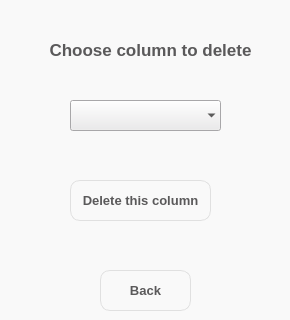
     <widget class="QWidget" name="del_col_page">
      <property name="styleSheet">
       <string notr="true">background-color: rgb(249,249,249);</string>
      </property>
      <widget class="QPushButton" name="back_dim_red">
       <property name="geometry">
        <rect>
         <x>100</x>
         <y>270</y>
         <width>91</width>
         <height>41</height>
        </rect>
       </property>
       <property name="font">
        <font>
         <family>Segoe UI</family>
         <pointsize>10</pointsize>
         <weight>75</weight>
         <bold>true</bold>
        </font>
       </property>
       <property name="styleSheet">
        <string notr="true">QPushButton#back_dim_red {

    border-radius: 10px;
border: 1px solid rgb(224,224,224);
    color:rgb(90,89,90) ;
}

QPushButton:hover {
    /* Add your hover effect styles here */
   background-color: rgb(170,172,175); /* Example: change background color to red */
}

</string>
       </property>
       <property name="text">
        <string>Back</string>
       </property>
      </widget>
      <widget class="QComboBox" name="choose_del_col">
       <property name="geometry">
        <rect>
         <x>70</x>
         <y>100</y>
         <width>151</width>
         <height>31</height>
        </rect>
       </property>
       <property name="font">
        <font>
         <family>Segoe UI</family>
         <pointsize>10</pointsize>
         <weight>75</weight>
         <bold>true</bold>
        </font>
       </property>
       <property name="styleSheet">
        <string notr="true">background-color: rgb(235, 234, 236);</string>
       </property>
       <property name="placeholderText">
        <string>Select Method</string>
       </property>
       <property name="frame">
        <bool>false</bool>
       </property>
       <item>
        <property name="text">
         <string>None</string>
        </property>
       </item>
      </widget>
      <widget class="QPushButton" name="delete_single">
       <property name="geometry">
        <rect>
         <x>70</x>
         <y>180</y>
         <width>141</width>
         <height>41</height>
        </rect>
       </property>
       <property name="font">
        <font>
         <family>Segoe UI</family>
         <pointsize>10</pointsize>
         <weight>75</weight>
         <bold>true</bold>
        </font>
       </property>
       <property name="styleSheet">
        <string notr="true">QPushButton#delete_single {
    border-radius: 10px;
border: 1px solid rgb(224,224,224);
    color:rgb(90,89,90) ;
}

QPushButton:hover {
    /* Add your hover effect styles here */
   background-color: rgb(170,172,175); /* Example: change background color to red */
}
</string>
       </property>
       <property name="text">
        <string>Delete this column</string>
       </property>
      </widget>
      <widget class="QLabel" name="label_10">
       <property name="geometry">
        <rect>
         <x>20</x>
         <y>30</y>
         <width>261</width>
         <height>41</height>
        </rect>
       </property>
       <property name="font">
        <font>
         <family>Segoe UI</family>
         <pointsize>13</pointsize>
         <weight>75</weight>
         <bold>true</bold>
        </font>
       </property>
       <property name="styleSheet">
        <string notr="true">color: rgb(90, 89, 90);</string>
       </property>
       <property name="text">
        <string>&lt;html&gt;&lt;head/&gt;&lt;body&gt;&lt;p align=&quot;center&quot;&gt;Choose column to delete&lt;/p&gt;&lt;/body&gt;&lt;/html&gt;</string>
       </property>
      </widget>
     </widget>
